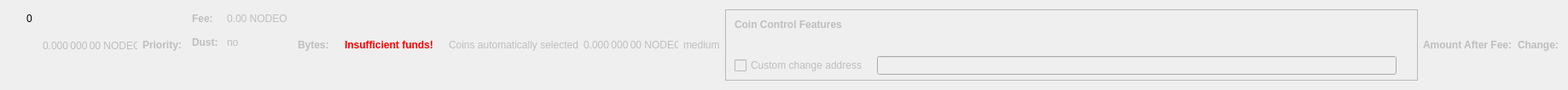
    <widget class="QWidget" name="dummyHideWidget" native="true">
     <property name="maximumSize">
      <size>
       <width>100</width>
       <height>22</height>
      </size>
     </property>
     <layout class="QHBoxLayout" name="dummyHideLayout">
      <item>
       <layout class="QFormLayout" name="formLayoutCoinControl1">
        <property name="horizontalSpacing">
         <number>10</number>
        </property>
        <property name="verticalSpacing">
         <number>14</number>
        </property>
        <property name="leftMargin">
         <number>10</number>
        </property>
        <property name="topMargin">
         <number>4</number>
        </property>
        <property name="rightMargin">
         <number>6</number>
        </property>
        <item row="0" column="1">
         <widget class="QLabel" name="labelCoinControlBytes">
          <property name="cursor">
           <cursorShape>IBeamCursor</cursorShape>
          </property>
          <property name="contextMenuPolicy">
           <enum>Qt::ActionsContextMenu</enum>
          </property>
          <property name="text">
           <string notr="true">0</string>
          </property>
          <property name="textInteractionFlags">
           <set>Qt::LinksAccessibleByMouse|Qt::TextSelectableByKeyboard|Qt::TextSelectableByMouse</set>
          </property>
         </widget>
        </item>
       </layout>
      </item>
      <item>
       <widget class="QLabel" name="labelCoinControlAfterFee">
        <property name="enabled">
         <bool>false</bool>
        </property>
        <property name="sizePolicy">
         <sizepolicy hsizetype="Fixed" vsizetype="Fixed">
          <horstretch>0</horstretch>
          <verstretch>0</verstretch>
         </sizepolicy>
        </property>
        <property name="minimumSize">
         <size>
          <width>111</width>
          <height>12</height>
         </size>
        </property>
        <property name="maximumSize">
         <size>
          <width>111</width>
          <height>12</height>
         </size>
        </property>
        <property name="cursor">
         <cursorShape>IBeamCursor</cursorShape>
        </property>
        <property name="contextMenuPolicy">
         <enum>Qt::ActionsContextMenu</enum>
        </property>
        <property name="text">
         <string notr="true">0.000 000 00 NODEO</string>
        </property>
        <property name="textInteractionFlags">
         <set>Qt::LinksAccessibleByMouse|Qt::TextSelectableByKeyboard|Qt::TextSelectableByMouse</set>
        </property>
       </widget>
      </item>
      <item>
       <widget class="QLabel" name="labelCoinControlPriorityText">
        <property name="enabled">
         <bool>false</bool>
        </property>
        <property name="font">
         <font>
          <weight>75</weight>
          <bold>true</bold>
         </font>
        </property>
        <property name="text">
         <string>Priority:</string>
        </property>
       </widget>
      </item>
      <item>
       <layout class="QHBoxLayout" name="horizontalLayout"/>
      </item>
      <item>
       <layout class="QFormLayout" name="formLayoutCoinControl3">
        <property name="horizontalSpacing">
         <number>10</number>
        </property>
        <property name="verticalSpacing">
         <number>14</number>
        </property>
        <property name="leftMargin">
         <number>6</number>
        </property>
        <property name="topMargin">
         <number>4</number>
        </property>
        <property name="rightMargin">
         <number>6</number>
        </property>
        <item row="0" column="0">
         <widget class="QLabel" name="labelCoinControlFeeText">
          <property name="enabled">
           <bool>false</bool>
          </property>
          <property name="font">
           <font>
            <weight>75</weight>
            <bold>true</bold>
           </font>
          </property>
          <property name="text">
           <string>Fee:</string>
          </property>
          <property name="margin">
           <number>0</number>
          </property>
         </widget>
        </item>
        <item row="0" column="1">
         <widget class="QLabel" name="labelCoinControlFee">
          <property name="enabled">
           <bool>false</bool>
          </property>
          <property name="cursor">
           <cursorShape>IBeamCursor</cursorShape>
          </property>
          <property name="contextMenuPolicy">
           <enum>Qt::ActionsContextMenu</enum>
          </property>
          <property name="text">
           <string notr="true">0.00 NODEO</string>
          </property>
          <property name="textInteractionFlags">
           <set>Qt::LinksAccessibleByMouse|Qt::TextSelectableByKeyboard|Qt::TextSelectableByMouse</set>
          </property>
         </widget>
        </item>
        <item row="1" column="0">
         <widget class="QLabel" name="labelCoinControlLowOutputText">
          <property name="enabled">
           <bool>false</bool>
          </property>
          <property name="font">
           <font>
            <weight>75</weight>
            <bold>true</bold>
           </font>
          </property>
          <property name="text">
           <string>Dust:</string>
          </property>
         </widget>
        </item>
        <item row="1" column="1">
         <widget class="QLabel" name="labelCoinControlLowOutput">
          <property name="enabled">
           <bool>false</bool>
          </property>
          <property name="cursor">
           <cursorShape>IBeamCursor</cursorShape>
          </property>
          <property name="contextMenuPolicy">
           <enum>Qt::ActionsContextMenu</enum>
          </property>
          <property name="text">
           <string>no</string>
          </property>
          <property name="textInteractionFlags">
           <set>Qt::LinksAccessibleByMouse|Qt::TextSelectableByKeyboard|Qt::TextSelectableByMouse</set>
          </property>
         </widget>
        </item>
       </layout>
      </item>
      <item>
       <widget class="QLabel" name="labelCoinControlBytesText">
        <property name="enabled">
         <bool>false</bool>
        </property>
        <property name="font">
         <font>
          <weight>75</weight>
          <bold>true</bold>
         </font>
        </property>
        <property name="text">
         <string>Bytes:</string>
        </property>
       </widget>
      </item>
      <item>
       <layout class="QFormLayout" name="formLayoutCoinControl2">
        <property name="horizontalSpacing">
         <number>10</number>
        </property>
        <property name="verticalSpacing">
         <number>14</number>
        </property>
        <property name="leftMargin">
         <number>6</number>
        </property>
        <property name="topMargin">
         <number>4</number>
        </property>
        <property name="rightMargin">
         <number>6</number>
        </property>
       </layout>
      </item>
      <item>
       <layout class="QHBoxLayout" name="horizontalLayoutCoinControl2">
        <property name="spacing">
         <number>8</number>
        </property>
        <property name="bottomMargin">
         <number>10</number>
        </property>
       </layout>
      </item>
      <item>
       <widget class="QLabel" name="labelCoinControlInsuffFunds">
        <property name="enabled">
         <bool>false</bool>
        </property>
        <property name="minimumSize">
         <size>
          <width>0</width>
          <height>0</height>
         </size>
        </property>
        <property name="font">
         <font>
          <weight>75</weight>
          <bold>true</bold>
         </font>
        </property>
        <property name="styleSheet">
         <string notr="true">color:red;font-weight:bold;</string>
        </property>
        <property name="text">
         <string>Insufficient funds!</string>
        </property>
        <property name="margin">
         <number>5</number>
        </property>
       </widget>
      </item>
      <item>
       <layout class="QFormLayout" name="formLayoutCoinControl4">
        <property name="horizontalSpacing">
         <number>10</number>
        </property>
        <property name="verticalSpacing">
         <number>14</number>
        </property>
        <property name="leftMargin">
         <number>6</number>
        </property>
        <property name="topMargin">
         <number>4</number>
        </property>
        <property name="rightMargin">
         <number>6</number>
        </property>
       </layout>
      </item>
      <item>
       <widget class="QLabel" name="labelCoinControlAutomaticallySelected">
        <property name="enabled">
         <bool>false</bool>
        </property>
        <property name="sizePolicy">
         <sizepolicy hsizetype="Fixed" vsizetype="Fixed">
          <horstretch>0</horstretch>
          <verstretch>0</verstretch>
         </sizepolicy>
        </property>
        <property name="minimumSize">
         <size>
          <width>0</width>
          <height>0</height>
         </size>
        </property>
        <property name="maximumSize">
         <size>
          <width>240</width>
          <height>16777215</height>
         </size>
        </property>
        <property name="text">
         <string>Coins automatically selected</string>
        </property>
        <property name="margin">
         <number>5</number>
        </property>
       </widget>
      </item>
      <item>
       <widget class="QLabel" name="labelCoinControlChange">
        <property name="enabled">
         <bool>false</bool>
        </property>
        <property name="sizePolicy">
         <sizepolicy hsizetype="Fixed" vsizetype="Fixed">
          <horstretch>0</horstretch>
          <verstretch>0</verstretch>
         </sizepolicy>
        </property>
        <property name="minimumSize">
         <size>
          <width>111</width>
          <height>0</height>
         </size>
        </property>
        <property name="maximumSize">
         <size>
          <width>111</width>
          <height>16777215</height>
         </size>
        </property>
        <property name="cursor">
         <cursorShape>IBeamCursor</cursorShape>
        </property>
        <property name="contextMenuPolicy">
         <enum>Qt::ActionsContextMenu</enum>
        </property>
        <property name="text">
         <string notr="true">0.000 000 00 NODEO</string>
        </property>
        <property name="textInteractionFlags">
         <set>Qt::LinksAccessibleByMouse|Qt::TextSelectableByKeyboard|Qt::TextSelectableByMouse</set>
        </property>
       </widget>
      </item>
      <item>
       <widget class="QLabel" name="labelCoinControlPriority">
        <property name="enabled">
         <bool>false</bool>
        </property>
        <property name="cursor">
         <cursorShape>IBeamCursor</cursorShape>
        </property>
        <property name="contextMenuPolicy">
         <enum>Qt::ActionsContextMenu</enum>
        </property>
        <property name="text">
         <string>medium</string>
        </property>
        <property name="textInteractionFlags">
         <set>Qt::LinksAccessibleByMouse|Qt::TextSelectableByKeyboard|Qt::TextSelectableByMouse</set>
        </property>
       </widget>
      </item>
      <item>
       <widget class="QFrame" name="frameCoinControl">
        <property name="sizePolicy">
         <sizepolicy hsizetype="Expanding" vsizetype="Expanding">
          <horstretch>0</horstretch>
          <verstretch>0</verstretch>
         </sizepolicy>
        </property>
        <property name="maximumSize">
         <size>
          <width>16777215</width>
          <height>16777215</height>
         </size>
        </property>
        <property name="frameShape">
         <enum>QFrame::StyledPanel</enum>
        </property>
        <property name="frameShadow">
         <enum>QFrame::Sunken</enum>
        </property>
        <layout class="QVBoxLayout" name="verticalLayoutCoinControl2_2">
         <property name="spacing">
          <number>0</number>
         </property>
         <property name="leftMargin">
          <number>0</number>
         </property>
         <property name="topMargin">
          <number>0</number>
         </property>
         <property name="rightMargin">
          <number>0</number>
         </property>
         <property name="bottomMargin">
          <number>6</number>
         </property>
         <item>
          <layout class="QVBoxLayout" name="verticalLayoutCoinControl" stretch="0,0,0,1">
           <property name="spacing">
            <number>0</number>
           </property>
           <property name="leftMargin">
            <number>10</number>
           </property>
           <property name="topMargin">
            <number>10</number>
           </property>
           <item>
            <layout class="QHBoxLayout" name="horizontalLayoutCoinControl1">
             <property name="bottomMargin">
              <number>15</number>
             </property>
             <item>
              <widget class="QLabel" name="labelCoinControlFeatures">
               <property name="enabled">
                <bool>false</bool>
               </property>
               <property name="sizePolicy">
                <sizepolicy hsizetype="Preferred" vsizetype="Maximum">
                 <horstretch>0</horstretch>
                 <verstretch>0</verstretch>
                </sizepolicy>
               </property>
               <property name="font">
                <font>
                 <weight>75</weight>
                 <bold>true</bold>
                </font>
               </property>
               <property name="styleSheet">
                <string notr="true">font-weight:bold;</string>
               </property>
               <property name="text">
                <string>Coin Control Features</string>
               </property>
              </widget>
             </item>
            </layout>
           </item>
           <item>
            <widget class="QWidget" name="widgetCoinControl" native="true">
             <property name="sizePolicy">
              <sizepolicy hsizetype="Preferred" vsizetype="Preferred">
               <horstretch>0</horstretch>
               <verstretch>0</verstretch>
              </sizepolicy>
             </property>
             <property name="minimumSize">
              <size>
               <width>0</width>
               <height>0</height>
              </size>
             </property>
             <property name="styleSheet">
              <string notr="true"/>
             </property>
             <layout class="QHBoxLayout" name="horizontalLayoutCoinControl5_2">
              <property name="leftMargin">
               <number>0</number>
              </property>
              <property name="topMargin">
               <number>0</number>
              </property>
              <property name="rightMargin">
               <number>0</number>
              </property>
              <property name="bottomMargin">
               <number>0</number>
              </property>
              <item>
               <layout class="QHBoxLayout" name="horizontalLayoutCoinControl3">
                <property name="spacing">
                 <number>20</number>
                </property>
                <property name="topMargin">
                 <number>0</number>
                </property>
                <property name="bottomMargin">
                 <number>10</number>
                </property>
               </layout>
              </item>
             </layout>
            </widget>
           </item>
           <item>
            <layout class="QHBoxLayout" name="horizontalLayoutCoinControl4" stretch="0,0,0">
             <property name="spacing">
              <number>12</number>
             </property>
             <property name="sizeConstraint">
              <enum>QLayout::SetDefaultConstraint</enum>
             </property>
             <property name="topMargin">
              <number>5</number>
             </property>
             <property name="rightMargin">
              <number>5</number>
             </property>
             <item>
              <widget class="QCheckBox" name="checkBoxCoinControlChange">
               <property name="enabled">
                <bool>false</bool>
               </property>
               <property name="toolTip">
                <string>If this is activated, but the change address is empty or invalid, change will be sent to a newly generated address.</string>
               </property>
               <property name="text">
                <string>Custom change address</string>
               </property>
              </widget>
             </item>
             <item>
              <widget class="QValidatedLineEdit" name="lineEditCoinControlChange">
               <property name="enabled">
                <bool>false</bool>
               </property>
               <property name="sizePolicy">
                <sizepolicy hsizetype="Expanding" vsizetype="Fixed">
                 <horstretch>0</horstretch>
                 <verstretch>0</verstretch>
                </sizepolicy>
               </property>
              </widget>
             </item>
             <item>
              <widget class="QLabel" name="labelCoinControlChangeLabel_2">
               <property name="sizePolicy">
                <sizepolicy hsizetype="Preferred" vsizetype="Expanding">
                 <horstretch>0</horstretch>
                 <verstretch>0</verstretch>
                </sizepolicy>
               </property>
               <property name="minimumSize">
                <size>
                 <width>0</width>
                 <height>0</height>
                </size>
               </property>
               <property name="text">
                <string/>
               </property>
               <property name="margin">
                <number>3</number>
               </property>
              </widget>
             </item>
            </layout>
           </item>
           <item>
            <spacer name="verticalSpacerCoinControl">
             <property name="orientation">
              <enum>Qt::Vertical</enum>
             </property>
             <property name="sizeHint" stdset="0">
              <size>
               <width>800</width>
               <height>1</height>
              </size>
             </property>
            </spacer>
           </item>
          </layout>
         </item>
        </layout>
       </widget>
      </item>
      <item>
       <widget class="QLabel" name="labelCoinControlAfterFeeText">
        <property name="enabled">
         <bool>false</bool>
        </property>
        <property name="minimumSize">
         <size>
          <width>0</width>
          <height>0</height>
         </size>
        </property>
        <property name="maximumSize">
         <size>
          <width>16777215</width>
          <height>16777215</height>
         </size>
        </property>
        <property name="font">
         <font>
          <weight>75</weight>
          <bold>true</bold>
         </font>
        </property>
        <property name="text">
         <string>Amount After Fee:</string>
        </property>
        <property name="alignment">
         <set>Qt::AlignLeading|Qt::AlignLeft|Qt::AlignVCenter</set>
        </property>
        <property name="margin">
         <number>0</number>
        </property>
       </widget>
      </item>
      <item>
       <widget class="QLabel" name="labelCoinControlChangeText">
        <property name="enabled">
         <bool>false</bool>
        </property>
        <property name="sizePolicy">
         <sizepolicy hsizetype="Preferred" vsizetype="Preferred">
          <horstretch>0</horstretch>
          <verstretch>0</verstretch>
         </sizepolicy>
        </property>
        <property name="minimumSize">
         <size>
          <width>0</width>
          <height>0</height>
         </size>
        </property>
        <property name="maximumSize">
         <size>
          <width>16777215</width>
          <height>16777215</height>
         </size>
        </property>
        <property name="font">
         <font>
          <weight>75</weight>
          <bold>true</bold>
         </font>
        </property>
        <property name="text">
         <string>Change:</string>
        </property>
        <property name="alignment">
         <set>Qt::AlignLeading|Qt::AlignLeft|Qt::AlignVCenter</set>
        </property>
       </widget>
      </item>
     </layout>
    </widget>
